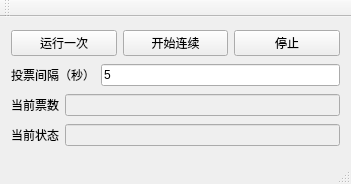
<?xml version="1.0" encoding="UTF-8"?>
<ui version="4.0">
 <class>auto_smzdmClass</class>
 <widget class="QMainWindow" name="auto_smzdmClass">
  <property name="geometry">
   <rect>
    <x>0</x>
    <y>0</y>
    <width>351</width>
    <height>184</height>
   </rect>
  </property>
  <property name="windowTitle">
   <string>innoawards投票</string>
  </property>
  <widget class="QWidget" name="centralWidget">
   <layout class="QGridLayout" name="gridLayout">
    <item row="0" column="0">
     <layout class="QHBoxLayout" name="horizontalLayout_5">
      <item>
       <widget class="QPushButton" name="pushButton_clickone">
        <property name="text">
         <string>运行一次</string>
        </property>
       </widget>
      </item>
      <item>
       <widget class="QPushButton" name="pushButton_start">
        <property name="text">
         <string>开始连续</string>
        </property>
       </widget>
      </item>
      <item>
       <widget class="QPushButton" name="pushButton_pause">
        <property name="text">
         <string>停止</string>
        </property>
       </widget>
      </item>
     </layout>
    </item>
    <item row="1" column="0">
     <layout class="QHBoxLayout" name="horizontalLayout_2">
      <item>
       <widget class="QLabel" name="label_2">
        <property name="text">
         <string>投票间隔（秒）</string>
        </property>
       </widget>
      </item>
      <item>
       <widget class="QLineEdit" name="lineEdit_interval">
        <property name="enabled">
         <bool>true</bool>
        </property>
        <property name="text">
         <string>5</string>
        </property>
       </widget>
      </item>
     </layout>
    </item>
    <item row="2" column="0">
     <layout class="QHBoxLayout" name="horizontalLayout_3">
      <item>
       <widget class="QLabel" name="label_3">
        <property name="text">
         <string>当前票数</string>
        </property>
       </widget>
      </item>
      <item>
       <widget class="QLineEdit" name="lineEdit_counts">
        <property name="enabled">
         <bool>false</bool>
        </property>
       </widget>
      </item>
     </layout>
    </item>
    <item row="3" column="0">
     <layout class="QHBoxLayout" name="horizontalLayout">
      <item>
       <widget class="QLabel" name="label_1">
        <property name="text">
         <string>当前状态</string>
        </property>
       </widget>
      </item>
      <item>
       <widget class="QLineEdit" name="lineEdit_msg">
        <property name="enabled">
         <bool>false</bool>
        </property>
       </widget>
      </item>
     </layout>
    </item>
   </layout>
  </widget>
  <widget class="QMenuBar" name="menuBar">
   <property name="geometry">
    <rect>
     <x>0</x>
     <y>0</y>
     <width>351</width>
     <height>23</height>
    </rect>
   </property>
  </widget>
  <widget class="QToolBar" name="mainToolBar">
   <attribute name="toolBarArea">
    <enum>TopToolBarArea</enum>
   </attribute>
   <attribute name="toolBarBreak">
    <bool>false</bool>
   </attribute>
  </widget>
  <widget class="QStatusBar" name="statusBar"/>
 </widget>
 <layoutdefault spacing="6" margin="11"/>
 <resources>
  <include location="auto_smzdm.qrc"/>
 </resources>
 <connections/>
</ui>
